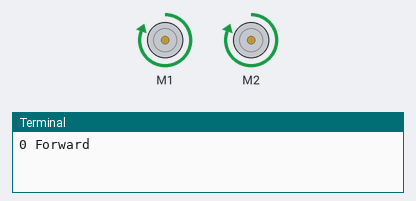
Simulated run of this program. Board: Raspberry Pi (BCM pin numbers). On the bench: 2 × DC motor (green arrow = forward, orange = backward, longer = faster), the last lines printed to the terminal. Motors are numbered in the order the program creates them (left before right in a Robot). At 44.0 s the program stops and its outputs stay as they are.

Above: at 1.5 s.
At 5.5 s:
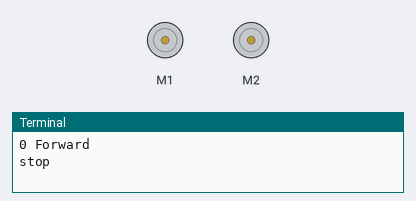
At 9.5 s:
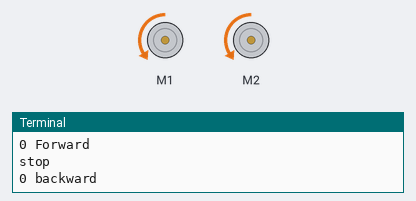
Timing chart, 0 to 14.3 s (numbered marks = the images above):
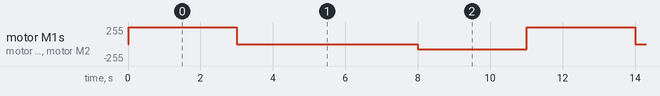

The program:

motor2.py
```python
from gpiozero import Robot
import time

dc_motor = Robot(left=(17,27),right=(20,21))

for num in range(4):
    print(num,"Forward")
    dc_motor.forward(speed=1)
    time.sleep(3)

    print("stop")
    dc_motor.stop()
    time.sleep(5)

    print(num,"backward")
    dc_motor.backward(speed=0.3)
    time.sleep(3)

dc_motor.stop()
```

Measured:
- by itself, motor M1, motor M2: repeats every 11.0 s: stopped 5.0 s, backward 76/255 3.0 s, forward 255/255 3.0 s
